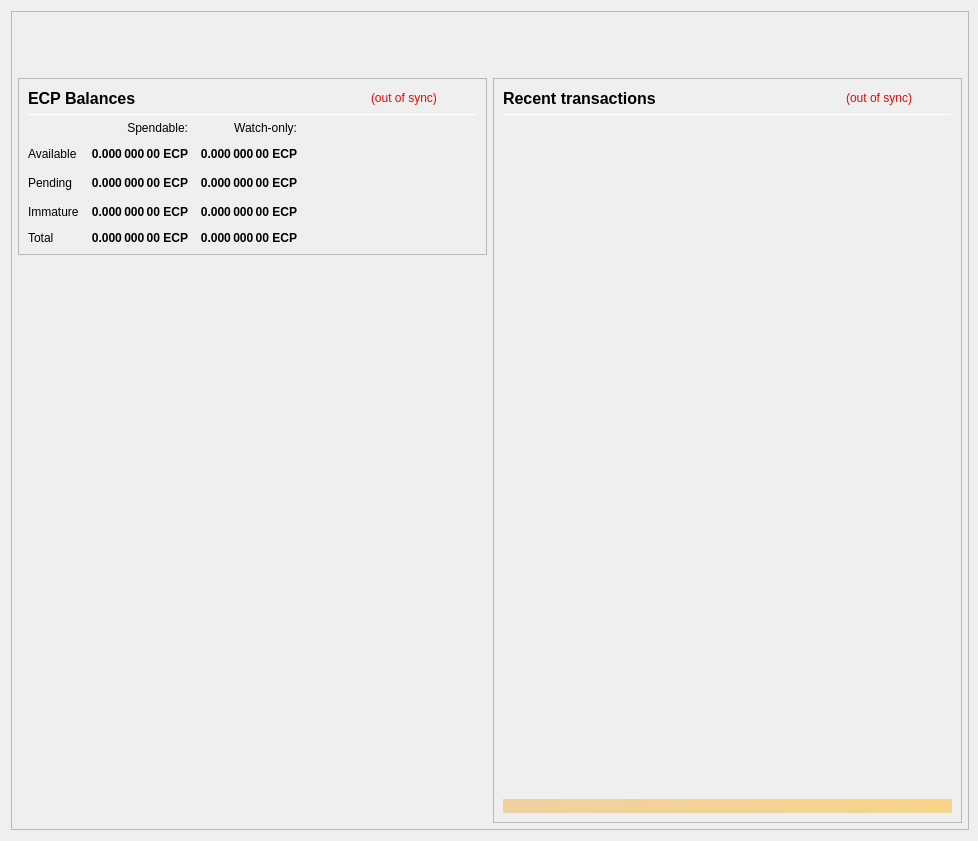
<?xml version="1.0" encoding="UTF-8"?>
<ui version="4.0">
 <class>OverviewPage</class>
 <widget class="QWidget" name="OverviewPage">
  <property name="geometry">
   <rect>
    <x>0</x>
    <y>0</y>
    <width>978</width>
    <height>841</height>
   </rect>
  </property>
  <property name="minimumSize">
   <size>
    <width>960</width>
    <height>682</height>
   </size>
  </property>
  <property name="font">
   <font>
    <weight>50</weight>
    <bold>false</bold>
   </font>
  </property>
  <property name="windowTitle">
   <string>Form</string>
  </property>
  <layout class="QVBoxLayout" name="topLayout" stretch="0">
   <property name="rightMargin">
    <number>9</number>
   </property>
   <item>
    <widget class="QFrame" name="frame_BG">
     <property name="minimumSize">
      <size>
       <width>850</width>
       <height>610</height>
      </size>
     </property>
     <property name="maximumSize">
      <size>
       <width>16777215</width>
       <height>16777215</height>
      </size>
     </property>
     <property name="frameShape">
      <enum>QFrame::StyledPanel</enum>
     </property>
     <property name="frameShadow">
      <enum>QFrame::Raised</enum>
     </property>
     <layout class="QVBoxLayout" name="verticalLayout_3" stretch="0">
      <property name="leftMargin">
       <number>0</number>
      </property>
      <property name="topMargin">
       <number>0</number>
      </property>
      <property name="rightMargin">
       <number>0</number>
      </property>
      <property name="bottomMargin">
       <number>6</number>
      </property>
      <item>
       <layout class="QVBoxLayout" name="verticalLayout_Master" stretch="0,1">
        <property name="leftMargin">
         <number>0</number>
        </property>
        <property name="topMargin">
         <number>0</number>
        </property>
        <property name="rightMargin">
         <number>0</number>
        </property>
        <property name="bottomMargin">
         <number>0</number>
        </property>
        <item>
         <widget class="QFrame" name="frame_Header">
          <layout class="QVBoxLayout" name="verticalLayout_Header" stretch="0">
           <property name="leftMargin">
            <number>0</number>
           </property>
           <property name="topMargin">
            <number>0</number>
           </property>
           <property name="rightMargin">
            <number>0</number>
           </property>
           <property name="bottomMargin">
            <number>0</number>
           </property>
           <item>
            <layout class="QHBoxLayout" name="horizontalLayout_Header" stretch="1,0">
             <property name="spacing">
              <number>6</number>
             </property>
             <item>
              <spacer name="horizontalSpacer_Header">
               <property name="orientation">
                <enum>Qt::Horizontal</enum>
               </property>
               <property name="sizeHint" stdset="0">
                <size>
                 <width>40</width>
                 <height>20</height>
                </size>
               </property>
              </spacer>
             </item>
             <item>
              <widget class="QLabel" name="labelOverviewHeaderRight">
               <property name="minimumSize">
                <size>
                 <width>464</width>
                 <height>60</height>
                </size>
               </property>
               <property name="maximumSize">
                <size>
                 <width>16777215</width>
                 <height>60</height>
                </size>
               </property>
               <property name="font">
                <font>
                 <pointsize>14</pointsize>
                </font>
               </property>
               <property name="text">
                <string/>
               </property>
               <property name="alignment">
                <set>Qt::AlignRight|Qt::AlignTrailing|Qt::AlignVCenter</set>
               </property>
              </widget>
             </item>
            </layout>
           </item>
          </layout>
         </widget>
        </item>
        <item>
         <widget class="QFrame" name="frame_Content">
          <layout class="QVBoxLayout" name="verticalLayout_Content">
           <property name="leftMargin">
            <number>6</number>
           </property>
           <property name="topMargin">
            <number>0</number>
           </property>
           <property name="rightMargin">
            <number>6</number>
           </property>
           <property name="bottomMargin">
            <number>0</number>
           </property>
           <item>
            <layout class="QHBoxLayout" name="horizontalLayout_Content" stretch="1,1">
             <property name="spacing">
              <number>6</number>
             </property>
             <item>
              <layout class="QVBoxLayout" name="verticalLayout_left" stretch="0,0">
               <item>
                <widget class="QFrame" name="frameBalances">
                 <property name="frameShape">
                  <enum>QFrame::StyledPanel</enum>
                 </property>
                 <property name="frameShadow">
                  <enum>QFrame::Raised</enum>
                 </property>
                 <layout class="QVBoxLayout" name="verticalLayout_4">
                  <item>
                   <layout class="QHBoxLayout" name="hlBalancesHeader" stretch="2,0,0">
                    <property name="spacing">
                     <number>6</number>
                    </property>
                    <item>
                     <widget class="QLabel" name="labelBalances">
                      <property name="minimumSize">
                       <size>
                        <width>0</width>
                        <height>0</height>
                       </size>
                      </property>
                      <property name="font">
                       <font>
                        <pointsize>12</pointsize>
                        <weight>75</weight>
                        <bold>true</bold>
                       </font>
                      </property>
                      <property name="text">
                       <string>ECP Balances</string>
                      </property>
                     </widget>
                    </item>
                    <item>
                     <widget class="QLabel" name="labelWalletStatus">
                      <property name="cursor">
                       <cursorShape>WhatsThisCursor</cursorShape>
                      </property>
                      <property name="toolTip">
                       <string>The displayed information may be out of date. Your wallet automatically synchronizes with the EcoPay network after a connection is established, but this process has not completed yet.</string>
                      </property>
                      <property name="styleSheet">
                       <string notr="true">QLabel { color: red; }</string>
                      </property>
                      <property name="text">
                       <string notr="true">(out of sync)</string>
                      </property>
                      <property name="alignment">
                       <set>Qt::AlignLeading|Qt::AlignLeft|Qt::AlignVCenter</set>
                      </property>
                     </widget>
                    </item>
                    <item>
                     <spacer name="hsBalancesHeader">
                      <property name="orientation">
                       <enum>Qt::Horizontal</enum>
                      </property>
                      <property name="sizeHint" stdset="0">
                       <size>
                        <width>40</width>
                        <height>20</height>
                       </size>
                      </property>
                     </spacer>
                    </item>
                   </layout>
                  </item>
                  <item>
                   <widget class="Line" name="lineBalances">
                    <property name="minimumSize">
                     <size>
                      <width>0</width>
                      <height>1</height>
                     </size>
                    </property>
                    <property name="maximumSize">
                     <size>
                      <width>16777215</width>
                      <height>1</height>
                     </size>
                    </property>
                    <property name="orientation">
                     <enum>Qt::Horizontal</enum>
                    </property>
                   </widget>
                  </item>
                  <item>
                   <layout class="QGridLayout" name="gridLayout">
                    <property name="spacing">
                     <number>12</number>
                    </property>
                    <item row="2" column="2">
                     <widget class="QLabel" name="labelWatchPending">
                      <property name="font">
                       <font>
                        <weight>75</weight>
                        <bold>true</bold>
                       </font>
                      </property>
                      <property name="cursor">
                       <cursorShape>ArrowCursor</cursorShape>
                      </property>
                      <property name="toolTip">
                       <string>Unconfirmed transactions to watch-only addresses</string>
                      </property>
                      <property name="text">
                       <string notr="true">0.000 000 00 ECP</string>
                      </property>
                      <property name="alignment">
                       <set>Qt::AlignRight|Qt::AlignTrailing|Qt::AlignVCenter</set>
                      </property>
                      <property name="textInteractionFlags">
                       <set>Qt::NoTextInteraction</set>
                      </property>
                     </widget>
                    </item>
                    <item row="2" column="1">
                     <widget class="QLabel" name="labelUnconfirmed">
                      <property name="font">
                       <font>
                        <weight>75</weight>
                        <bold>true</bold>
                       </font>
                      </property>
                      <property name="cursor">
                       <cursorShape>ArrowCursor</cursorShape>
                      </property>
                      <property name="toolTip">
                       <string>Total of transactions that have yet to be confirmed, and do not yet count toward the spendable balance</string>
                      </property>
                      <property name="text">
                       <string notr="true">0.000 000 00 ECP</string>
                      </property>
                      <property name="alignment">
                       <set>Qt::AlignRight|Qt::AlignTrailing|Qt::AlignVCenter</set>
                      </property>
                      <property name="textInteractionFlags">
                       <set>Qt::NoTextInteraction</set>
                      </property>
                     </widget>
                    </item>
                    <item row="3" column="2">
                     <widget class="QLabel" name="labelWatchImmature">
                      <property name="font">
                       <font>
                        <weight>75</weight>
                        <bold>true</bold>
                       </font>
                      </property>
                      <property name="cursor">
                       <cursorShape>ArrowCursor</cursorShape>
                      </property>
                      <property name="toolTip">
                       <string>Staked or masternode rewards in watch-only addresses that has not yet matured</string>
                      </property>
                      <property name="text">
                       <string notr="true">0.000 000 00 ECP</string>
                      </property>
                      <property name="alignment">
                       <set>Qt::AlignRight|Qt::AlignTrailing|Qt::AlignVCenter</set>
                      </property>
                      <property name="textInteractionFlags">
                       <set>Qt::NoTextInteraction</set>
                      </property>
                     </widget>
                    </item>
                    <item row="4" column="0">
                     <widget class="QLabel" name="labelTotalText">
                      <property name="text">
                       <string>Total</string>
                      </property>
                      <property name="textInteractionFlags">
                       <set>Qt::NoTextInteraction</set>
                      </property>
                     </widget>
                    </item>
                    <item row="3" column="1">
                     <widget class="QLabel" name="labelImmature">
                      <property name="font">
                       <font>
                        <weight>75</weight>
                        <bold>true</bold>
                       </font>
                      </property>
                      <property name="cursor">
                       <cursorShape>ArrowCursor</cursorShape>
                      </property>
                      <property name="toolTip">
                       <string>Staked or masternode rewards that has not yet matured</string>
                      </property>
                      <property name="text">
                       <string notr="true">0.000 000 00 ECP</string>
                      </property>
                      <property name="alignment">
                       <set>Qt::AlignRight|Qt::AlignTrailing|Qt::AlignVCenter</set>
                      </property>
                      <property name="textInteractionFlags">
                       <set>Qt::NoTextInteraction</set>
                      </property>
                     </widget>
                    </item>
                    <item row="2" column="3">
                     <spacer name="hsBalances">
                      <property name="orientation">
                       <enum>Qt::Horizontal</enum>
                      </property>
                      <property name="sizeHint" stdset="0">
                       <size>
                        <width>40</width>
                        <height>20</height>
                       </size>
                      </property>
                     </spacer>
                    </item>
                    <item row="3" column="0">
                     <widget class="QLabel" name="labelImmatureText">
                      <property name="text">
                       <string>Immature</string>
                      </property>
                      <property name="textInteractionFlags">
                       <set>Qt::NoTextInteraction</set>
                      </property>
                     </widget>
                    </item>
                    <item row="4" column="1">
                     <widget class="QLabel" name="labelTotal">
                      <property name="font">
                       <font>
                        <weight>75</weight>
                        <bold>true</bold>
                       </font>
                      </property>
                      <property name="cursor">
                       <cursorShape>ArrowCursor</cursorShape>
                      </property>
                      <property name="toolTip">
                       <string>Your current total balance</string>
                      </property>
                      <property name="text">
                       <string notr="true">0.000 000 00 ECP</string>
                      </property>
                      <property name="alignment">
                       <set>Qt::AlignRight|Qt::AlignTrailing|Qt::AlignVCenter</set>
                      </property>
                      <property name="textInteractionFlags">
                       <set>Qt::NoTextInteraction</set>
                      </property>
                     </widget>
                    </item>
                    <item row="4" column="2">
                     <widget class="QLabel" name="labelWatchTotal">
                      <property name="font">
                       <font>
                        <weight>75</weight>
                        <bold>true</bold>
                       </font>
                      </property>
                      <property name="cursor">
                       <cursorShape>ArrowCursor</cursorShape>
                      </property>
                      <property name="toolTip">
                       <string>Current total balance in watch-only addresses</string>
                      </property>
                      <property name="text">
                       <string notr="true">0.000 000 00 ECP</string>
                      </property>
                      <property name="alignment">
                       <set>Qt::AlignRight|Qt::AlignTrailing|Qt::AlignVCenter</set>
                      </property>
                      <property name="textInteractionFlags">
                       <set>Qt::NoTextInteraction</set>
                      </property>
                     </widget>
                    </item>
                    <item row="0" column="2">
                     <widget class="QLabel" name="labelWatchonly">
                      <property name="text">
                       <string>Watch-only:</string>
                      </property>
                      <property name="alignment">
                       <set>Qt::AlignRight|Qt::AlignTrailing|Qt::AlignVCenter</set>
                      </property>
                     </widget>
                    </item>
                    <item row="1" column="0">
                     <widget class="QLabel" name="labelBalanceText">
                      <property name="text">
                       <string>Available</string>
                      </property>
                      <property name="textInteractionFlags">
                       <set>Qt::NoTextInteraction</set>
                      </property>
                     </widget>
                    </item>
                    <item row="1" column="1">
                     <widget class="QLabel" name="labelBalance">
                      <property name="font">
                       <font>
                        <weight>75</weight>
                        <bold>true</bold>
                       </font>
                      </property>
                      <property name="cursor">
                       <cursorShape>ArrowCursor</cursorShape>
                      </property>
                      <property name="toolTip">
                       <string>Your current spendable balance</string>
                      </property>
                      <property name="text">
                       <string notr="true">0.000 000 00 ECP</string>
                      </property>
                      <property name="alignment">
                       <set>Qt::AlignRight|Qt::AlignTrailing|Qt::AlignVCenter</set>
                      </property>
                      <property name="textInteractionFlags">
                       <set>Qt::NoTextInteraction</set>
                      </property>
                     </widget>
                    </item>
                    <item row="1" column="2">
                     <widget class="QLabel" name="labelWatchAvailable">
                      <property name="font">
                       <font>
                        <weight>75</weight>
                        <bold>true</bold>
                       </font>
                      </property>
                      <property name="cursor">
                       <cursorShape>ArrowCursor</cursorShape>
                      </property>
                      <property name="toolTip">
                       <string>Your current balance in watch-only addresses</string>
                      </property>
                      <property name="text">
                       <string notr="true">0.000 000 00 ECP</string>
                      </property>
                      <property name="alignment">
                       <set>Qt::AlignRight|Qt::AlignTrailing|Qt::AlignVCenter</set>
                      </property>
                      <property name="textInteractionFlags">
                       <set>Qt::NoTextInteraction</set>
                      </property>
                     </widget>
                    </item>
                    <item row="2" column="0">
                     <widget class="QLabel" name="labelPendingText">
                      <property name="text">
                       <string>Pending</string>
                      </property>
                      <property name="textInteractionFlags">
                       <set>Qt::NoTextInteraction</set>
                      </property>
                     </widget>
                    </item>
                    <item row="0" column="1">
                     <widget class="QLabel" name="labelSpendable">
                      <property name="text">
                       <string>Spendable:</string>
                      </property>
                      <property name="alignment">
                       <set>Qt::AlignRight|Qt::AlignTrailing|Qt::AlignVCenter</set>
                      </property>
                     </widget>
                    </item>
                   </layout>
                  </item>
                 </layout>
                </widget>
               </item>
               <item>
                <spacer name="verticalSpacer">
                 <property name="orientation">
                  <enum>Qt::Vertical</enum>
                 </property>
                 <property name="sizeHint" stdset="0">
                  <size>
                   <width>20</width>
                   <height>40</height>
                  </size>
                 </property>
                </spacer>
               </item>
              </layout>
             </item>
             <item>
              <layout class="QVBoxLayout" name="verticalLayout_right" stretch="1">
               <item>
                <widget class="QFrame" name="frame_RecentTransactions">
                 <property name="minimumSize">
                  <size>
                   <width>0</width>
                   <height>0</height>
                  </size>
                 </property>
                 <property name="frameShape">
                  <enum>QFrame::StyledPanel</enum>
                 </property>
                 <property name="frameShadow">
                  <enum>QFrame::Raised</enum>
                 </property>
                 <layout class="QVBoxLayout" name="verticalLayout_1" stretch="0,0,0,0,0">
                  <item>
                   <layout class="QHBoxLayout" name="horizontalLayout_2" stretch="2,0,0">
                    <property name="spacing">
                     <number>3</number>
                    </property>
                    <item>
                     <widget class="QLabel" name="label_4">
                      <property name="minimumSize">
                       <size>
                        <width>0</width>
                        <height>20</height>
                       </size>
                      </property>
                      <property name="font">
                       <font>
                        <pointsize>12</pointsize>
                        <weight>75</weight>
                        <bold>true</bold>
                       </font>
                      </property>
                      <property name="text">
                       <string>Recent transactions</string>
                      </property>
                     </widget>
                    </item>
                    <item>
                     <widget class="QLabel" name="labelTransactionsStatus">
                      <property name="cursor">
                       <cursorShape>WhatsThisCursor</cursorShape>
                      </property>
                      <property name="toolTip">
                       <string>The displayed information may be out of date. Your wallet automatically synchronizes with the EcoPay network after a connection is established, but this process has not completed yet.</string>
                      </property>
                      <property name="styleSheet">
                       <string notr="true">QLabel { color: red; }</string>
                      </property>
                      <property name="text">
                       <string notr="true">(out of sync)</string>
                      </property>
                      <property name="alignment">
                       <set>Qt::AlignRight|Qt::AlignTrailing|Qt::AlignVCenter</set>
                      </property>
                     </widget>
                    </item>
                    <item>
                     <spacer name="horizontalSpacer">
                      <property name="orientation">
                       <enum>Qt::Horizontal</enum>
                      </property>
                      <property name="sizeHint" stdset="0">
                       <size>
                        <width>40</width>
                        <height>20</height>
                       </size>
                      </property>
                     </spacer>
                    </item>
                   </layout>
                  </item>
                  <item>
                   <widget class="Line" name="line">
                    <property name="minimumSize">
                     <size>
                      <width>0</width>
                      <height>1</height>
                     </size>
                    </property>
                    <property name="maximumSize">
                     <size>
                      <width>16777215</width>
                      <height>1</height>
                     </size>
                    </property>
                    <property name="orientation">
                     <enum>Qt::Horizontal</enum>
                    </property>
                   </widget>
                  </item>
                  <item>
                   <widget class="QListView" name="listTransactions">
                    <property name="minimumSize">
                     <size>
                      <width>0</width>
                      <height>0</height>
                     </size>
                    </property>
                    <property name="styleSheet">
                     <string notr="true">QListView { background: transparent; }</string>
                    </property>
                    <property name="frameShape">
                     <enum>QFrame::NoFrame</enum>
                    </property>
                    <property name="verticalScrollBarPolicy">
                     <enum>Qt::ScrollBarAlwaysOff</enum>
                    </property>
                    <property name="horizontalScrollBarPolicy">
                     <enum>Qt::ScrollBarAlwaysOff</enum>
                    </property>
                    <property name="selectionMode">
                     <enum>QAbstractItemView::NoSelection</enum>
                    </property>
                   </widget>
                  </item>
                  <item>
                   <spacer name="verticalSpacer_2">
                    <property name="orientation">
                     <enum>Qt::Vertical</enum>
                    </property>
                    <property name="sizeType">
                     <enum>QSizePolicy::Expanding</enum>
                    </property>
                    <property name="sizeHint" stdset="0">
                     <size>
                      <width>20</width>
                      <height>40</height>
                     </size>
                    </property>
                   </spacer>
                  </item>
                  <item>
                   <widget class="QLabel" name="labelAlerts">
                    <property name="maximumSize">
                     <size>
                      <width>16777215</width>
                      <height>16777215</height>
                     </size>
                    </property>
                    <property name="styleSheet">
                     <string notr="true">background-color: qlineargradient(x1: 0, y1: 0, x2: 1, y2: 0, stop:0 #F0D0A0, stop:1 #F8D488); color:#000000;</string>
                    </property>
                    <property name="text">
                     <string/>
                    </property>
                    <property name="wordWrap">
                     <bool>true</bool>
                    </property>
                    <property name="margin">
                     <number>3</number>
                    </property>
                   </widget>
                  </item>
                 </layout>
                </widget>
               </item>
              </layout>
             </item>
            </layout>
           </item>
          </layout>
         </widget>
        </item>
       </layout>
      </item>
     </layout>
    </widget>
   </item>
  </layout>
 </widget>
 <resources/>
 <connections/>
</ui>
